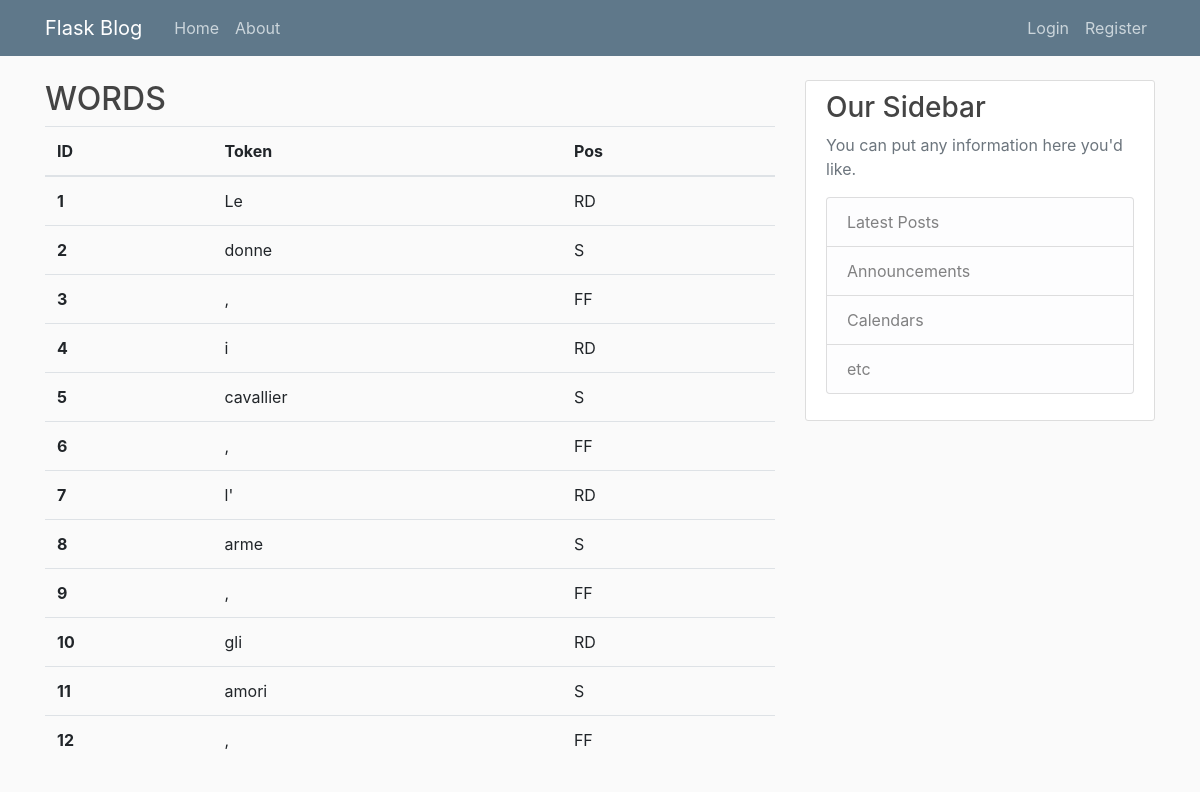
/view_words/1, run on the app's committed database.
### flaskblog/models.py (models this page shows)
class Words(db.Model):
    id = db.Column(db.Integer, primary_key=True)
    word = db.Column(db.String(100), nullable=False)
    pos = db.Column(db.String(100), nullable=False)
    sentowner_id = db.Column(db.Integer, db.ForeignKey('sent.id'), nullable=False)

### flaskblog/routes.py (the view)
@app.route("/view_words/<int:sent_id>", methods=['GET', 'POST'])
def words(sent_id):
    sent = Sent.query.get_or_404(sent_id)
    words = Words.query.filter_by(sentowner=sent)
    return render_template('words.html', title='Words', sent=sent, words=words)

### flaskblog/templates/words.html
{% extends "layout.html" %}
{% block content %}
<h2>WORDS</h2>
<table class="table">
    <thead>
      <tr>
        <th scope="col">ID</th>
        <th scope="col">Token</th>
        <th scope="col">Pos</th>
      </tr>
    </thead>
    <tbody>
        {% for i in words %}
        <tr>
          <th>{{ i.id }}</th>
          <td>{{ i.word }}</td>
          <td>{{ i.pos }}</td>
        </tr>
        {% endfor %}
    </tbody>
</table>
{% endblock content %}

### flaskblog/static/main.css (style rules this page uses)
body { background: #fafafa; color: #333333; margin-top: 5rem; }
h1, h2, h3, h4, h5, h6 { color: #444444; }

### data on the page
Words: id "1", word "Le", pos "RD"
Words: id "2", word "donne", pos "S"
Words: id "3", word ",", pos "FF"
Words: id "4", word "i", pos "RD"
Words: id "5", word "cavallier", pos "S"
Words: id "6", word ",", pos "FF"
Words: id "7", word "l'", pos "RD"
Words: id "8", word "arme", pos "S"
Words: id "9", word ",", pos "FF"
Words: id "10", word "gli", pos "RD"
Words: id "11", word "amori", pos "S"
Words: id "12", word ",", pos "FF"
